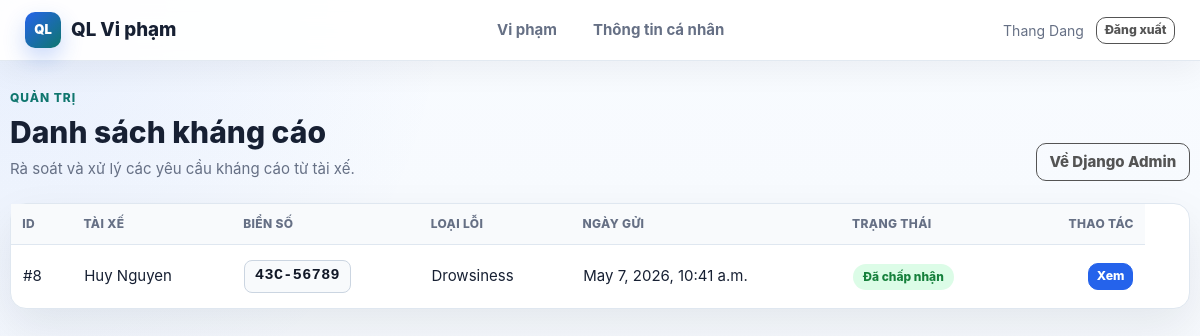
Page /violations/admin/appeals/ (signed in) on the earlier database version.
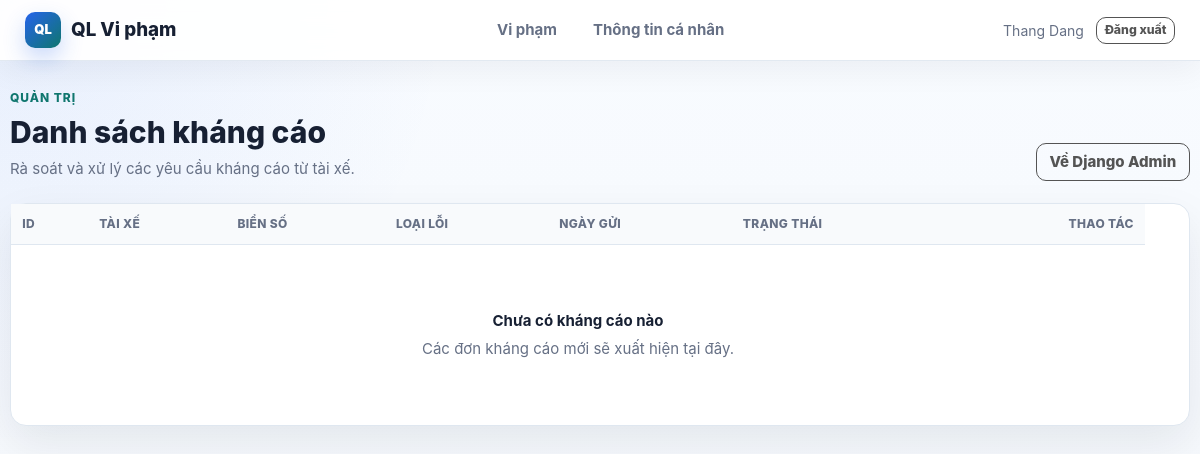
Same page on the later database version.
### violations/models.py (models this page shows, shortened)
class ViolationAppeal(models.Model):
    violation = models.OneToOneField(
        Violation,
        on_delete=models.CASCADE,
        related_name='appeal'
    )
    driver = models.ForeignKey(Account, on_delete=models.CASCADE)
    reason = models.TextField()
    status = models.CharField(
        max_length=20,
        choices=[
            ('pending', 'Pending'),
            ('approved', 'Approved'),
            ('rejected', 'Rejected'),
        ],
        default='pending'
    )
    admin_note = models.TextField(null=True, blank=True)
    created_at = models.DateTimeField(auto_now_add=True)
    reviewed_at = models.DateTimeField(null=True, blank=True, auto_now=True)

class Violation(models.Model):
    STATUS_CHOICES = [
        ('pending', 'Pending'),
        ('confirmed', 'Confirmed'),
        ('dismissed', 'Dismissed'),
        ('appealed', 'Appealed'),
    ]
    category = models.ForeignKey(Category, on_delete=models.CASCADE)
    reporter = models.ForeignKey(Account, on_delete=models.CASCADE)
    vehicle = models.ForeignKey(Vehicle, on_delete=models.CASCADE)
    title = models.CharField(max_length=200, default="Violation Report")
    description = models.TextField()
    reported_at = models.DateTimeField(auto_now_add=True)
    image = models.ImageField(upload_to='violations/', null=True, blank=True)
    video = models.FileField(upload_to='violations/videos/', null=True, blank=True)
    viewed = models.BooleanField(default=False)
    status = models.CharField(max_length=20, choices=STATUS_CHOICES, default='pending')
    class Meta:
        verbose_name = "Violation"
        verbose_name_plural = "Violations"
        ordering = ['-reported_at']

### accounts/models.py (models this page shows, shortened)
class Account(AbstractBaseUser):
    first_name = models.CharField(max_length=50)
    last_name = models.CharField(max_length=50)
    username = models.CharField(max_length=50, unique=True)
    email = models.EmailField(max_length=100, unique=True)
    phone_number = models.CharField(max_length=15, blank=True)
    card_uid = models.CharField(max_length=50, unique=True, null=True, blank=True)
    date_joined = models.DateTimeField(auto_now_add=True)
    last_login = models.DateTimeField(auto_now=True)
    is_admin = models.BooleanField(default=False)
    is_staff = models.BooleanField(default=False)
    is_active = models.BooleanField(default=True)
    is_superadmin = models.BooleanField(default=False)
    USERNAME_FIELD = 'email'
    REQUIRED_FIELDS = ['username', 'first_name', 'last_name']
    objects = MyAccountManager()
    def get_full_name(self):
        return f"{self.first_name} {self.last_name}"

### vehicles/models.py (models this page shows, shortened)
class Vehicle(models.Model):
    license_plate = models.CharField(max_length=20, unique=True)
    model = models.CharField(max_length=100)
    registration_date = models.DateField()

### categories/models.py (models this page shows, shortened)
class Category(models.Model):
    name = models.CharField(max_length=100)
    description = models.TextField(blank=True, null=True)
    severality_level = models.IntegerField(default=1)
    is_active = models.BooleanField(default=True)
    created_at = models.DateTimeField(auto_now_add=True)
    class Meta:
        verbose_name = "Category"
        verbose_name_plural = "Categories"
        ordering = ['name']

### violations/views.py (the view)
# urls.py: path("admin/appeals/", views.appeal_review_list, name="appeal_review_list"),
@staff_member_required
def appeal_review_list(request):
    appeals = ViolationAppeal.objects.select_related(
        "violation",
        "driver",
        "violation__category",
        "violation__vehicle",
        "violation__reporter",
    ).order_by("-created_at")
    context = {
        "appeals": appeals,
    }
    return render(request, "admin_appeal_list.html", context)

### categories/context_processors.py (called while the page is built)
def menu_links(request):
    links = Category.objects.all()
    return dict(links=links)

### templates/admin_appeal_list.html (shortened to what this page needs)
{% extends "base.html" %}
{% block content %}
<section class="page-heading">
  <div>
    <p class="eyebrow">Quản trị</p>
    <h1>Danh sách kháng cáo</h1>
    <p>Rà soát và xử lý các yêu cầu kháng cáo từ tài xế.</p>
  </div>
  <a href="/admin/" class="btn btn-outline-secondary">Về Django Admin</a>
</section>
<section class="data-card">
  <div class="table-responsive">
    <table class="table app-table mb-0">
      <thead>
        <tr>
          <th>ID</th>
          <th>Tài xế</th>
          <th>Biển số</th>
          <th>Loại lỗi</th>
          <th>Ngày gửi</th>
          <th>Trạng thái</th>
          <th class="text-right">Thao tác</th>
        </tr>
      </thead>
      <tbody>
        {% for appeal in appeals %}
        <tr>
          <td>#{{ appeal.id }}</td>
          <td>{{ appeal.driver.get_full_name }}</td>
          <td><span class="plate-chip">{{ appeal.violation.vehicle.license_plate }}</span></td>
          <td>{{ appeal.violation.category.name }}</td>
          <td>{{ appeal.created_at }}</td>
          <td>
            {% if appeal.status == "pending" %}
            <span class="status-pill warning">Chờ duyệt</span>
            {% elif appeal.status == "approved" %}
            <span class="status-pill success">Đã chấp nhận</span>
            {% else %}
            <span class="status-pill danger">Đã từ chối</span>
            {% endif %}
          </td>
          <td class="text-right">
            <a
              href="{% url 'appeal_review_detail' appeal.id %}"
              class="btn btn-sm btn-primary"
            >
              Xem
            </a>
          </td>
        </tr>
        {% empty %}
        <tr>
          <td colspan="7">
            <div class="empty-state">
              <strong>Chưa có kháng cáo nào</strong>
              <span>Các đơn kháng cáo mới sẽ xuất hiện tại đây.</span>
            </div>
          </td>
        </tr>
        {% endfor %}
      </tbody>
    </table>
  </div>
</section>
{% endblock %}

Differences in the rows shown:
removed ViolationAppeal: id "8", driver.get_full_name "Huy Nguyen", violation.vehicle.license_plate "43C-56789", violation.category.name "Drowsiness", created_at "May 7, 2026, 10:41 a.m.", status "Đã chấp nhận"
Other differences:
text now shown: "Chưa có kháng cáo nào Các đơn kháng cáo mới sẽ xuất hiện tại đây."
